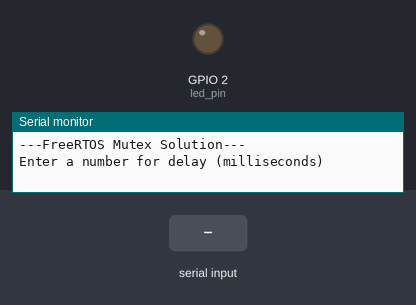
Simulated run of this sketch. Board: ESP32. On the bench: output pins drawn as LEDs (lit = HIGH), the last lines printed to the serial monitor. Dashed ring = blinking. The test bench sets the inputs (shaded band).

Above: at 1.8 s.
1.9 s: "90,45\n" received over Serial
At 6.8 s:
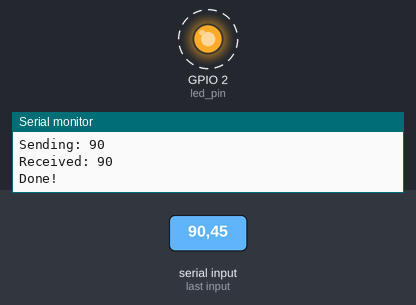
Timing chart, 0 to 10.9 s (numbered marks = the images above; inputs shaded):
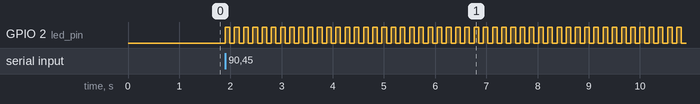

Measured:
- after the input at 1.9 s, GPIO 2 (led_pin): alternates HIGH for 0.09 s and LOW for 0.09 s, starting at once

The sketch:

esp32-freertos-07-demo-binary-semaphore.ino
```cpp
// (licence header left out)
// You'll likely need this on vanilla FreeRTOS
//#include <semphr.h>

// Use only core 1 for demo purposes
#if CONFIG_FREERTOS_UNICORE
  static const BaseType_t app_cpu = 0;
#else
  static const BaseType_t app_cpu = 1;
#endif

// Pins (change this if your Arduino board does not have LED_BUILTIN defined)
static const int led_pin = LED_BUILTIN;

// Globals
static SemaphoreHandle_t bin_sem;

//*****************************************************************************
// Tasks

// Blink LED based on rate passed by parameter
void blinkLED(void *parameters) {

  // Copy the parameter into a local variable
  int num = *(int *)parameters;

  // Release the binary semaphore so that the creating function can finish
  xSemaphoreGive(bin_sem);

  // Print the parameter
  Serial.print("Received: ");
  Serial.println(num);

  // Configure the LED pin
  pinMode(led_pin, OUTPUT);

  // Blink forever and ever
  while (1) {
    digitalWrite(led_pin, HIGH);
    vTaskDelay(num / portTICK_PERIOD_MS);
    digitalWrite(led_pin, LOW);
    vTaskDelay(num / portTICK_PERIOD_MS);
  }
}

//*****************************************************************************
// Main (runs as its own task with priority 1 on core 1)

void setup() {

  long int delay_arg;

  // Configure Serial
  Serial.begin(115200);

  // Wait a moment to start (so we don't miss Serial output)
  vTaskDelay(1000 / portTICK_PERIOD_MS);
  Serial.println();
  Serial.println("---FreeRTOS Mutex Solution---");
  Serial.println("Enter a number for delay (milliseconds)");

  // Wait for input from Serial
  while (Serial.available() <= 0);

  // Read integer value
  delay_arg = Serial.parseInt();
  Serial.print("Sending: ");
  Serial.println(delay_arg);

  // Create binary semaphore before starting tasks
  bin_sem = xSemaphoreCreateBinary();

  // Start task 1
  xTaskCreatePinnedToCore(blinkLED,
                          "Blink LED",
                          1024,
                          (void *)&delay_arg,
                          1,
                          NULL,
                          app_cpu);

  // Do nothing until binary semaphore has been returned
  xSemaphoreTake(bin_sem, portMAX_DELAY);

  // Show that we accomplished our task of passing the stack-based argument
  Serial.println("Done!");
}

void loop() {

  // Do nothing but allow yielding to lower-priority tasks
  vTaskDelay(1000 / portTICK_PERIOD_MS);
}
```
